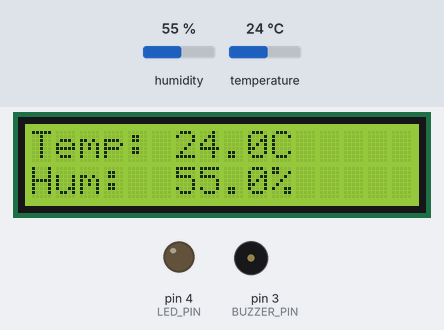
Bench run of a sketch on a simulated Arduino Uno, built with avr-gcc and run on an emulated ATmega328P. Parts: 16×2 character LCD, output pins drawn as LEDs (lit = HIGH), buzzer (waves = sounding). The test bench sets the inputs (shaded band); at power-on: temperature 24 °C, humidity 55 %.

Above: at 3.2 s.
3.3 s: temperature set to 29.2 °C
At 5.1 s:
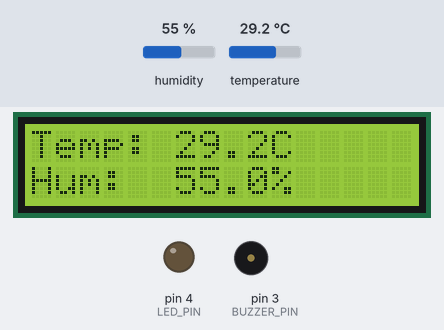
6.0 s: temperature set to 30.7 °C
At 6.6 s:
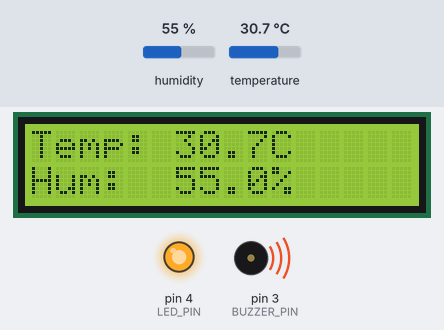
8.7 s: humidity set to 22 %
At 10.7 s:
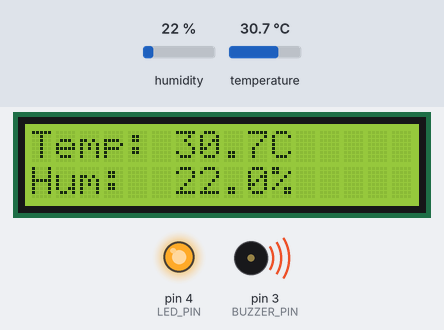
11.7 s: humidity set to 40 %
At 13.3 s:
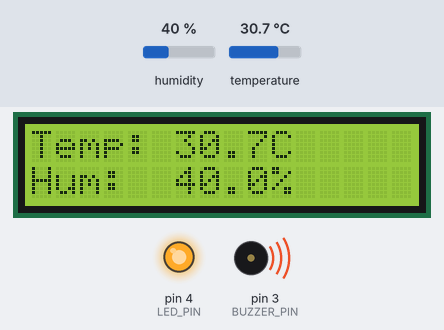
Timing chart, 0 to 14.8 s (numbered marks = the images above; inputs shaded):
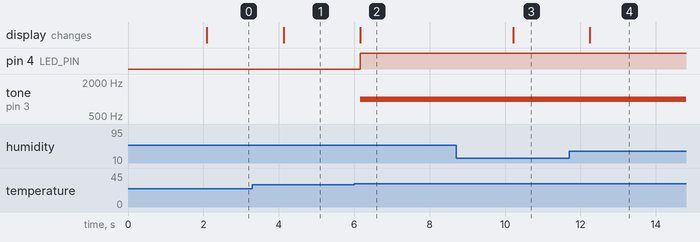

Measured:
- the behaviour switches between 29.9 and 30 °C on temperature (found by bisection; images 1 and 2)
- after the input at 3.3 s, the display: changes after 0.83 s (image 1)
- after the input at 6.0 s, pin 4 (LED_PIN): LOW → HIGH after 0.16 s; tone on pin 3 (BUZZER_PIN): silent → 1000 Hz after 0.16 s; the display: changes after 0.16 s (image 2)
- after the input at 8.7 s, the display: changes after 1.5 s (image 3)
- after the input at 11.7 s, the display: changes after 0.55 s (image 4)

The sketch:

Code.ino
```cpp
#include <Wire.h>
#include <LiquidCrystal_I2C.h>
#include <DHT.h>

// Define pins and constants
#define DHTPIN 2
#define DHTTYPE DHT22
#define BUZZER_PIN 3
#define LED_PIN 4
#define TEMP_THRESHOLD 30.0  // Set your temperature threshold here

DHT dht(DHTPIN, DHTTYPE);
LiquidCrystal_I2C lcd(0x27, 16, 2);  // Adjust I2C address if needed

void setup() {
  lcd.init();
  lcd.backlight();
  dht.begin();

  pinMode(BUZZER_PIN, OUTPUT);
  pinMode(LED_PIN, OUTPUT);

  delay(2000);  // Initial stabilization for sensor
}

void loop() {
  float h = dht.readHumidity();
  float t = dht.readTemperature();

  lcd.clear();

  if (isnan(t) || isnan(h)) {
    // Display error message if reading fails
    lcd.setCursor(0, 0);
    lcd.print("Sensor Error!");
    lcd.setCursor(0, 1);
    lcd.print("Check connection");

    // Ensure alarm is off
    digitalWrite(LED_PIN, LOW);
    noTone(BUZZER_PIN);
  } else {
    // Display temperature and humidity
    lcd.setCursor(0, 0);
    lcd.print("Temp: ");
    lcd.print(t, 1);  // 1 decimal place
    lcd.write('C');

    lcd.setCursor(0, 1);
    lcd.print("Hum:  ");
    lcd.print(h, 1);  // 1 decimal place
    lcd.write('%');

    // Check temperature threshold
    if (t >= TEMP_THRESHOLD) {
      // Activate alarm
      digitalWrite(LED_PIN, HIGH);
      tone(BUZZER_PIN, 1000);  // For passive buzzer (1kHz tone)
      // digitalWrite(BUZZER_PIN, HIGH);  // Use this for active buzzer
    } else {
      // Turn off alarm
      digitalWrite(LED_PIN, LOW);
      noTone(BUZZER_PIN);  // For passive buzzer
      // digitalWrite(BUZZER_PIN, LOW);  // Use this for active buzzer
    }
  }

  delay(2000);  // Wait 2 seconds between readings (DHT22 requirement)
}
```
